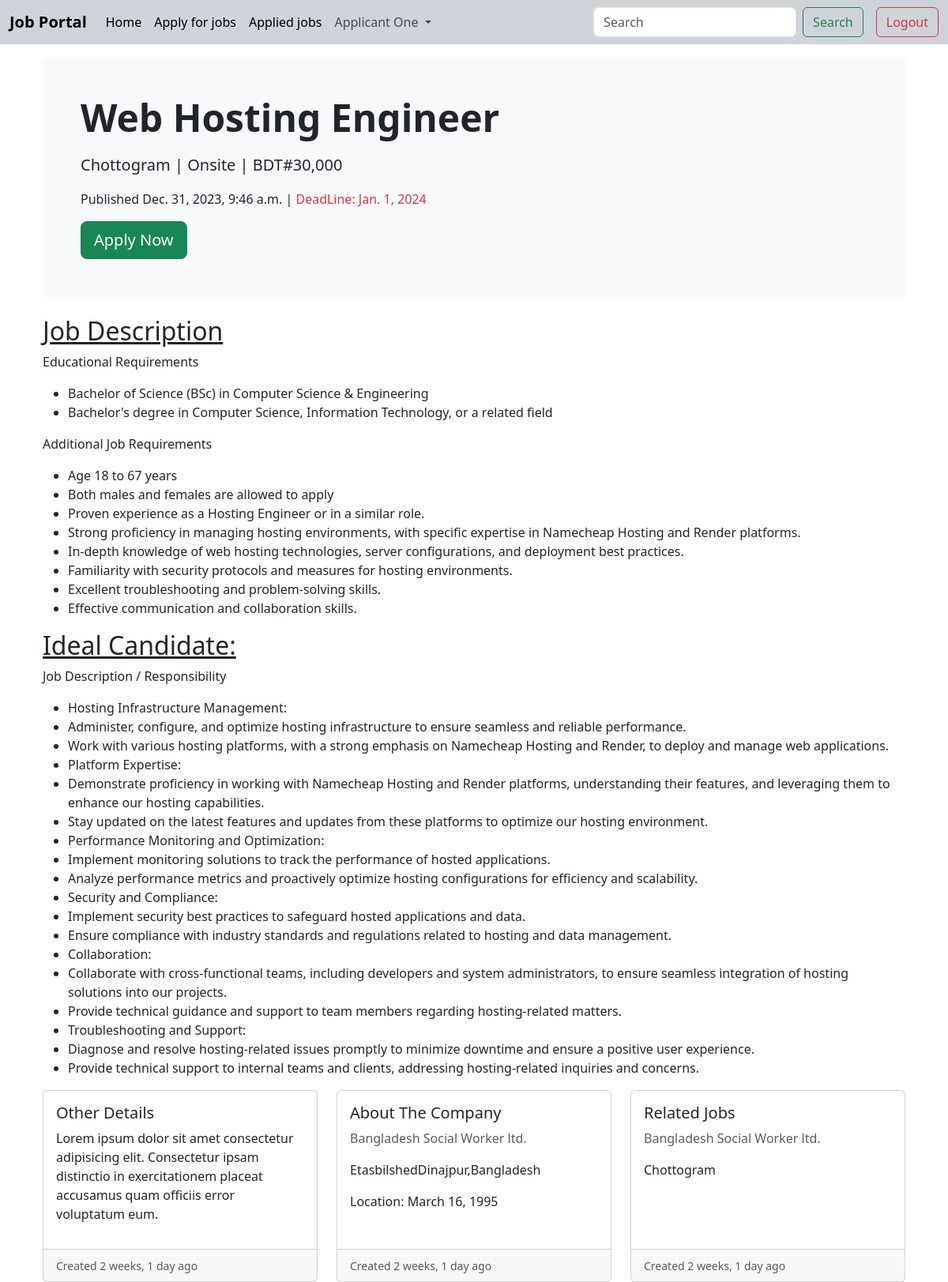
/job_details/5 (signed in), run on the app's committed database.
### users/models.py (models this page shows)
class User(AbstractBaseUser):
    USERNAME_FIELD = 'email'
    email = models.EmailField(unique = True)
    is_recruiter = models.BooleanField(default = False)
    is_applicant = models.BooleanField(default = False)
    has_resume = models.BooleanField(default = False)
    has_company = models.BooleanField(default = False)
    objects = UserManager()

### resume/models.py (models this page shows, shortened)
class Resume(models.Model):
    user = models.OneToOneField(User,on_delete = models.CASCADE)
    first_name = models.CharField(max_length=100,null=True,blank=True)
    surname = models.CharField(max_length=100, null=True, blank=True)
    location = models.CharField(max_length=100, null=True, blank=True)
    job_title = models.CharField(max_length=100, null=True, blank=True)
    resume= models.FileField(upload_to='resume',null=True,blank=True)

### job/models.py (models this page shows, shortened)
class Job(models.Model):
    JOB_TYPE = (
        ('Remote','Remote'),
        ('Onsite','Onsite'),
        ('Hybrid','Hybrid'),
    )
    user = models.ForeignKey(User,on_delete=models.CASCADE)
    company = models.ForeignKey(Company,on_delete=models.CASCADE)
    title = models.CharField(max_length=200)
    location = models.CharField(max_length=200)
    salary = models.PositiveBigIntegerField(default=2000)
    requirements = RichTextField()
    ideal_candidate = RichTextField()
    is_available = models.BooleanField(default = True)
    published = models.DateTimeField(auto_now=False, auto_now_add=True,null=True)
    deadline= models.DateField(auto_now=False, auto_now_add=False,null=True)
    industry = models.ForeignKey(Industry, on_delete=models.DO_NOTHING,null=True,blank=True)
    state =models.ForeignKey(State,on_delete=models.DO_NOTHING,null=True,blank=True)
    job_type= models.CharField(max_length=100,choices=JOB_TYPE,null=True,blank=True,default='Onsite')

### company/models.py (models this page shows)
class Company(models.Model):
    user = models.OneToOneField(User, on_delete=models.CASCADE)
    name = models.CharField(max_length=100,null=True,blank=True)
    est_date = models.DateField(null=True,blank=True)
    city = models.CharField(max_length=100,null=True,blank=True)
    state = models.CharField(max_length=100,null=True,blank=True)
    def __str__(self):
        return self.name

### website/views.py (the view)
# urls.py: path('job_details/<str:id>',views.job_details,name='job_details'),
def job_details(request,id):
    if request.user.is_authenticated:
        if ApplyJob.objects.filter(user=request.user,job=id).exists():
            has_applied = True
        else:
            has_applied = False
        job = Job.objects.get(id=id)
        context={
            'job':job,
            'has_applied':has_applied
        }
        return render(request,'website/job_details.html',context)
    else:
        messages.warning(request,'Login first then continue again !')
        return redirect('login')

### templates/website/job_details.html
{% extends "base.html" %}
{% load humanize %}
{% block content %}
<section class="container">
    <div class="p-5 mb-4 bg-light rounded">
        <h2 class="display-5 fw-bold">{{job.title}}</h2>
        <p class="col-md-8 fs-5 mt-3">
            {{job.location}} | {{job.job_type}} | BDT#{{job.salary|intcomma}}
        </p>
        <p>Published {{job.published}} | <span class="text-danger">DeadLine: {{job.deadline}}</span> </p>
        {% if has_applied == False %}
            {% if job.is_available %}
                {% if not request.user.is_recruiter %}
                    <a href="{% url "apply-to-job" job.id %}" class="btn btn-success btn-lg">Apply Now</a>
                {% endif %}
            {% else %}
                <p class="text-danger">Sorry! This job circuler has been expired. It's not avialable</p>
            {% endif %}
        {% else %}
            <p class="badge bg-success p-3">You already applied for this Job</p>
        {% endif %}
    </div>
    <div>
        <div>
            <h2 class='text-decoration-underline '>Job Description</h2>
            <div>{{job.requirements|safe}}</div>
        </div>
    </div>
    <div>
        <div>
            <h2 class='text-decoration-underline '>Ideal Candidate:</h2>
            <div>{{job.ideal_candidate|safe}}</div>
        </div>
    </div>
    <div class="row row-cols-1 row-cols-md-3 g-4">
        <div class="col">
            <div class="card h-100">
                <div class="card-body">
                    <h5 class="card-title">Other Details</h5>
                    <p>Lorem ipsum dolor sit amet consectetur adipisicing elit. Consectetur ipsam distinctio in exercitationem placeat accusamus quam officiis error voluptatum eum.</p>
                </div>
                <div class="card-footer"><small class="text-muted">Created {{job.published|naturaltime|naturalday}}</small></div>
            </div>
        </div>
        <div class="col">
            <div class="card h-100">
                <div class="card-body">
                    <h5 class="card-title">About The Company</h5>
                    <p class="card-text text-muted">{{job.company.name}}</p>
                    <p class="card-text">Etasbilshed{{job.company.city}},{{job.company.state}}</p>
                    <p class="card-text">Location: {{job.company.est_date}}</p>
                </div>
                <div class="card-footer"><small class="text-muted">Created {{job.published|naturaltime|naturalday}}</small></div>
            </div>
        </div>
        <div class="col">
            <div class="card h-100">
                <div class="card-body">
                    <h5 class="card-title">Related Jobs</h5>
                    <p class="card-text text-muted">{{job.company}}</p>
                    <p class="card-text">{{job.location}}</p>
                </div>
                <div class="card-footer"><small class="text-muted">Created {{job.published|naturaltime|naturalday}}</small></div>
            </div>
        </div>
    </div>
</section>
{% endblock content %}

### templates/navbar.html (shortened to what this page needs)
<nav class="navbar navbar-expand-lg bg-dark-subtle mb-3">
  <div class="container-fluid">
    <a class="navbar-brand fs-5 fw-bold " href="{% url "home" %}">Job Portal</a>
    <div class="collapse navbar-collapse" id="navbarScroll">
      <ul class="navbar-nav me-auto my-2 my-lg-0 navbar-nav-scroll" style="--bs-scroll-height: 100px;">
        <li class="nav-item">
          <a class="nav-link active" aria-current="page" href="{% url "home" %}">Home</a>
        </li>
        {% if request.user.is_authenticated %}
        {% if request.user.is_applicant %}
          {% if not request.user.has_resume %}
          <li class="nav-item">
            <a class="nav-link active" aria-current="page" href="{% url "updateresume" %}">Create Resume</a>
          </li>
          {% else %}
          <li class="nav-item">
            <a class="nav-link active" aria-current="page" href="{% url "job_list" %}">Apply for jobs</a>
          </li>
          <li class="nav-item">
            <a class="nav-link active" aria-current="page" href="{% url "applied_job" %}">Applied jobs</a>
          </li>
          {% endif %}
        {% endif %}
        <li class="nav-item dropdown">
          <a class="nav-link dropdown-toggle" href="#" role="button" data-bs-toggle="dropdown" aria-expanded="false">
            {% if request.user.has_resume %}
              {{request.user.resume.first_name}} {{request.user.resume.surname}}
            {% else %}
              {{request.user.email}}
            {% endif %}
          </a>
        </li>
        {% endif %}
      </ul>
      <div class='d-flex justify-content-between gap-3 '>
        <form class="d-flex" role="search" action='{% url "search" %}'>
          <input class="form-control me-2" name='search' type="search" placeholder="Search" aria-label="Search">
          <button class="btn btn-outline-success" type="submit">Search</button>
        </form>
        <div class="nav-item">
          {% if request.user.is_authenticated %}
          <a class="btn btn-outline-danger" href="{% url "logout" %}">Logout</a>
          {% else %}
          <a class="btn btn-success" href="{% url "login" %}">Login</a>
          {% endif %}
        </div>
      </div>
    </div>
  </div>
</nav>

### data on the page
User: user.resume.first_name "Applicant", user.resume.surname "One"
Job: title "Web Hosting Engineer", location "Chottogram", job_type "Onsite", salary "30,000", published "Dec. 31, 2023, 9:46 a.m.", deadline "Jan. 1, 2024", requirements "Educational Requirements Bachelor of Science (BSc) in Computer Science & Engineering Bachelor's degree in Computer Science, Information Technology, or a related field Additional Job Requirements Age 18 to 67 years Both males and females are allowed to apply Proven experience as a Hosting Engineer or in a similar role. Strong proficiency in managing hosting environments, with specific expertise in Namecheap Hosting and Render platforms. In-depth knowledge of web hosting technologies, server configurations, and deployment best practices. Familiarity with security protocols and measures for hosting environments. Excellent troubleshooting and problem-solving skills. Effective communication and…", ideal_candidate "Job Description / Responsibility Hosting Infrastructure Management: Administer, configure, and optimize hosting infrastructure to ensure seamless and reliable performance. Work with various hosting platforms, with a strong emphasis on Namecheap Hosting and Render, to deploy and manage web applications. Platform Expertise: Demonstrate proficiency in working with Namecheap Hosting and Render platforms, understanding their features, and leveraging them to enhance our hosting capabilities. Stay updated on the latest features and updates from these platforms to optimize our hosting environment. Performance Monitoring and Optimization: Implement monitoring solutions to track the performance of…", published "2 weeks, 1 day ago", company.name "Bangladesh Social Worker ltd.", company.city "Dinajpur", company.state "Bangladesh", company.est_date "March 16, 1995", company "Bangladesh Social Worker ltd."
